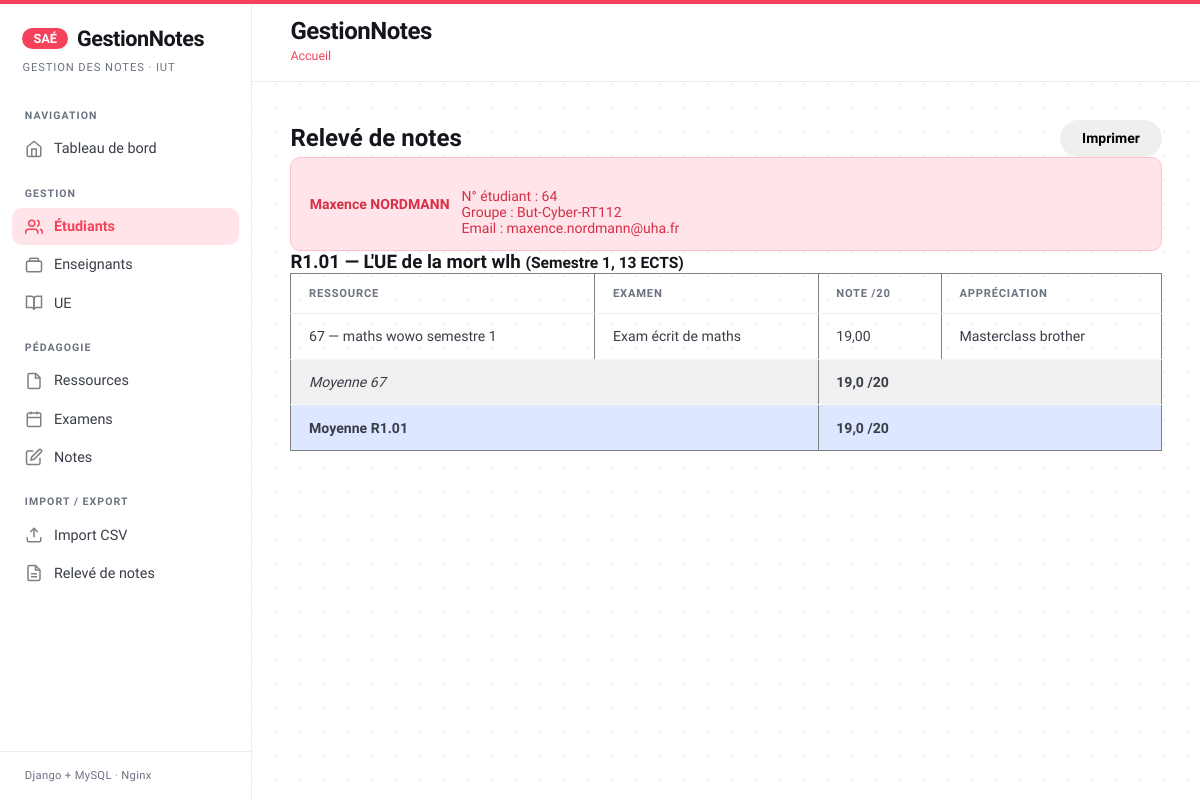
Screenshot of /releve/64/ with the database file from the repository.
### notes_app/models.py (models this page shows, shortened)
class Etudiant(models.Model):
    numero_etudiant = models.CharField(
        max_length=20,
        primary_key=True,
        verbose_name="N° étudiant"
    )
    nom = models.CharField(max_length=100, verbose_name="Nom")
    prenom = models.CharField(max_length=100, verbose_name="Prénom")
    groupe = models.CharField(max_length=20, verbose_name="Groupe")
    email = models.EmailField(unique=True, verbose_name="Email")
    photo = models.ImageField(
        upload_to='photos_etudiants/',
        blank=True,
        null=True,
        verbose_name="Photo"
    )
    class Meta:
        db_table = 'etudiants'
        verbose_name = "Étudiant"
        verbose_name_plural = "Étudiants"
        ordering = ['nom', 'prenom']

class UE(models.Model):
    SEMESTRES = [
        ('S1', 'Semestre 1'),
        ('S2', 'Semestre 2'),
        ('S3', 'Semestre 3'),
        ('S4', 'Semestre 4'),
        ('S5', 'Semestre 5'),
        ('S6', 'Semestre 6'),
    ]
    code_ue = models.CharField(
        max_length=20,
        primary_key=True,
        verbose_name="Code UE"
    )
    nom = models.CharField(max_length=200, verbose_name="Nom de l'UE")
    semestre = models.CharField(
        max_length=2,
        choices=SEMESTRES,
        verbose_name="Semestre"
    )
    credits_ects = models.PositiveSmallIntegerField(
        verbose_name="Crédits ECTS",
        validators=[MinValueValidator(1), MaxValueValidator(30)]
    )
    class Meta:
        db_table = 'ue'
        verbose_name = "UE"
        verbose_name_plural = "UE"
        ordering = ['semestre', 'code_ue']

class Ressource(models.Model):
    code_ressource = models.CharField(
        max_length=20,
        primary_key=True,
        verbose_name="Code ressource"
    )
    nom = models.CharField(max_length=200, verbose_name="Nom")
    descriptif = models.TextField(blank=True, verbose_name="Descriptif")
    coefficient = models.DecimalField(
        max_digits=4,
        decimal_places=2,
        default=1.0,
        verbose_name="Coefficient"
    )
    ue = models.ForeignKey(
        UE,
        on_delete=models.CASCADE,
        related_name='ressources',
        verbose_name="UE associée"
    )
    class Meta:
        db_table = 'ressources'
        verbose_name = "Ressource"
        verbose_name_plural = "Ressources"
        ordering = ['ue', 'code_ressource']

class Note(models.Model):
    etudiant = models.ForeignKey(
        Etudiant,
        on_delete=models.CASCADE,
        related_name='notes',
        verbose_name="Étudiant"
    )
    examen = models.ForeignKey(
        Examen,
        on_delete=models.CASCADE,
        related_name='notes',
        verbose_name="Examen"
    )
    note = models.DecimalField(
        max_digits=4,
        decimal_places=2,
        validators=[MinValueValidator(0), MaxValueValidator(20)],
        verbose_name="Note /20"
    )
    appreciation = models.CharField(
        max_length=255,
        blank=True,
        verbose_name="Appréciation"
    )
    class Meta:
        db_table = 'notes'
        verbose_name = "Note"
        verbose_name_plural = "Notes"
        unique_together = [('etudiant', 'examen')]

class Examen(models.Model):
    id_examen = models.AutoField(primary_key=True)
    titre = models.CharField(max_length=200, verbose_name="Titre")
    date = models.DateField(verbose_name="Date")
    coefficient = models.DecimalField(
        max_digits=4,
        decimal_places=2,
        default=1.0,
        verbose_name="Coefficient"
    )
    ressource = models.ForeignKey(
        Ressource,
        on_delete=models.CASCADE,
        related_name='examens',
        verbose_name="Ressource associée"
    )
    class Meta:
        db_table = 'examens'
        verbose_name = "Examen"
        verbose_name_plural = "Examens"
        ordering = ['-date']

### notes_app/views.py (the view)
def releve_etudiant(request, pk):
    etudiant = get_object_or_404(Etudiant, pk=pk)
    notes = Note.objects.filter(etudiant=etudiant).select_related(
        'examen', 'examen__ressource', 'examen__ressource__ue'
    )
    organisation = {}
    for note in notes:
        ressource = note.examen.ressource
        ue = ressource.ue
        organisation.setdefault(ue, {}).setdefault(ressource, []).append(note)
    releve = []
    for ue, ressources in organisation.items():
        ue_data = {'ue': ue, 'ressources': [], 'moyenne': None}
        somme_ue = 0   # Somme des (moyenne_ressource × coef_ressource)
        coef_ue = 0    # Somme des coefficients des ressources
        for ressource, liste_notes in ressources.items():
            somme = sum(float(n.note) * float(n.examen.coefficient) for n in liste_notes)
            coef = sum(float(n.examen.coefficient) for n in liste_notes)
            moy_ressource = round(somme / coef, 2) if coef else 0
            ue_data['ressources'].append({
                'ressource': ressource,
                'notes': liste_notes,
                'moyenne': moy_ressource,
            })
            somme_ue += moy_ressource * float(ressource.coefficient)
            coef_ue += float(ressource.coefficient)
        ue_data['moyenne'] = round(somme_ue / coef_ue, 2) if coef_ue else 0
        releve.append(ue_data)
    return render(request, 'notes_app/releve_etudiant.html', {
        'etudiant': etudiant,
        'releve': releve,
        'titre_page': f'Relevé – {etudiant.prenom} {etudiant.nom}',
    })

### notes_app/templates/notes_app/releve_etudiant.html
{% extends "notes_app/base.html" %}
{% block content %}
<div class="container mt-4">
  <div style="display:flex; justify-content:space-between; align-items:center;">
    <h2>Relevé de notes</h2>
    <button onclick="window.print()" class="btn btn-secondary">Imprimer</button>
  </div>
  <div class="alert alert-info">
    <strong>{{ etudiant.prenom }} {{ etudiant.nom }}</strong><br>
    N° étudiant : {{ etudiant.numero_etudiant }}<br>
    Groupe : {{ etudiant.groupe }}<br>
    Email : {{ etudiant.email }}
  </div>
  {% for bloc in releve %}
  <h3>{{ bloc.ue.code_ue }} — {{ bloc.ue.nom }}
      <small>({{ bloc.ue.get_semestre_display }}, {{ bloc.ue.credits_ects }} ECTS)</small>
  </h3>
  <table border="1" cellpadding="8" cellspacing="0"
         style="border-collapse:collapse; width:100%; margin-bottom:10px;">
    <thead>
      <tr>
        <th>Ressource</th>
        <th>Examen</th>
        <th>Note /20</th>
        <th>Appréciation</th>
      </tr>
    </thead>
    <tbody>
      {% for r in bloc.ressources %}
        {% for note in r.notes %}
        <tr>
          <td>{{ r.ressource.code_ressource }} — {{ r.ressource.nom }}</td>
          <td>{{ note.examen.titre }}</td>
          <td>{{ note.note }}</td>
          <td>{{ note.appreciation }}</td>
        </tr>
        {% endfor %}
        <tr style="background:#f0f0f0;">
          <td colspan="2"><em>Moyenne {{ r.ressource.code_ressource }}</em></td>
          <td colspan="2"><strong>{{ r.moyenne }} /20</strong></td>
        </tr>
      {% endfor %}
      <tr style="background:#dde7ff;">
        <td colspan="2"><strong>Moyenne {{ bloc.ue.code_ue }}</strong></td>
        <td colspan="2"><strong>{{ bloc.moyenne }} /20</strong></td>
      </tr>
    </tbody>
  </table>
  {% empty %}
  <div class="alert alert-warning">
    Cet étudiant n'a aucune note enregistrée pour le moment.
  </div>
  {% endfor %}
</div>
{% endblock %}

### notes_app/templates/notes_app/base.html (style rules this page uses)
*, *::before, *::after { box-sizing: border-box; margin: 0; padding: 0; }
:root { --bleu: #f5425a; --bleu-clair:#ff5e72; --bleu-pale: #ffe5e9; --vert: #15a05a; --vert-pale: #e6f6ee; --rouge: #e5484d; --rouge-pale:#fdeaea; --orange: #d9890b; --orange-pale:#fcf0d8; --gris-1: #f6f7f9; --gris-2: #ebedf1; --gris-3: #d6dae1; --gris-5: #6b7280; --gris-7: #383d47; --gris-9: #14161b; --sidebar-w: 252px; --radius: 10px; --radius-lg: 16px; --radius-pill: 999px; --font: 'Hanken Grotesk', system-ui, sans-serif; --font-display: 'Sora', system-ui, sans-serif; --font-mono: 'DM Mono', ui-monospace, monospace; }
body { font-family: var(--font); background-color: #ffffff; background-image: radial-gradient(rgba(17,19,24,.06) 1px, transparent 1px); background-size: 24px 24px; color: var(--gris-9); display: flex; min-height: 100vh; -webkit-font-smoothing: antialiased; }
body::before { content: ''; position: fixed; top: 0; left: 0; right: 0; height: 4px; background: var(--bleu); z-index: 200; }
.alert { display: flex; align-items: center; gap: .75rem; padding: .9rem 1.15rem; border-radius: var(--radius); font-size: .875rem; font-weight: 500; border: 1px solid transparent; }
.alert-info { background: var(--bleu-pale); color: #d62f47; border-color: #fbc4cc; }
table { width: 100%; border-collapse: collapse; font-size: .88rem; }
thead th { background: transparent; color: var(--gris-5); font-weight: 600; font-size: .7rem; text-transform: uppercase; letter-spacing: .07em; padding: .8rem 1.1rem; text-align: left; border-bottom: 1px solid var(--gris-2); }
tbody td { padding: .9rem 1.1rem; border-bottom: 1px solid var(--gris-1); color: var(--gris-7); vertical-align: middle; }
tbody tr { transition: background .12s; }
tbody tr:last-child td { border-bottom: none; }
.btn { display: inline-flex; align-items: center; gap: .45rem; padding: .58rem 1.3rem; border-radius: var(--radius-pill); font-family: var(--font); font-size: .875rem; font-weight: 600; cursor: pointer; text-decoration: none; border: 1px solid transparent; transition: transform .12s, background .15s, border-color .15s, box-shadow .15s, color .15s; }
.content .card, .content .stat-card, .content .alert { animation: riseIn .5s cubic-bezier(.2,.7,.2,1) both; }

### rows the page displays
Etudiant: prenom "Maxence", nom "NORDMANN", numero_etudiant "64", groupe "But-Cyber-RT112", email "maxence.nordmann@uha.fr"
UE: ue.code_ue "R1.01", ue.nom "L'UE de la mort wlh", ue.semestre "Semestre 1", ue.credits_ects "13", moyenne "19,0"
Ressource: ressource.code_ressource "67", ressource.nom "maths wowo semestre 1", moyenne "19,0"
Note: examen.titre "Exam écrit de maths", note "19,00", appreciation "Masterclass brother"
